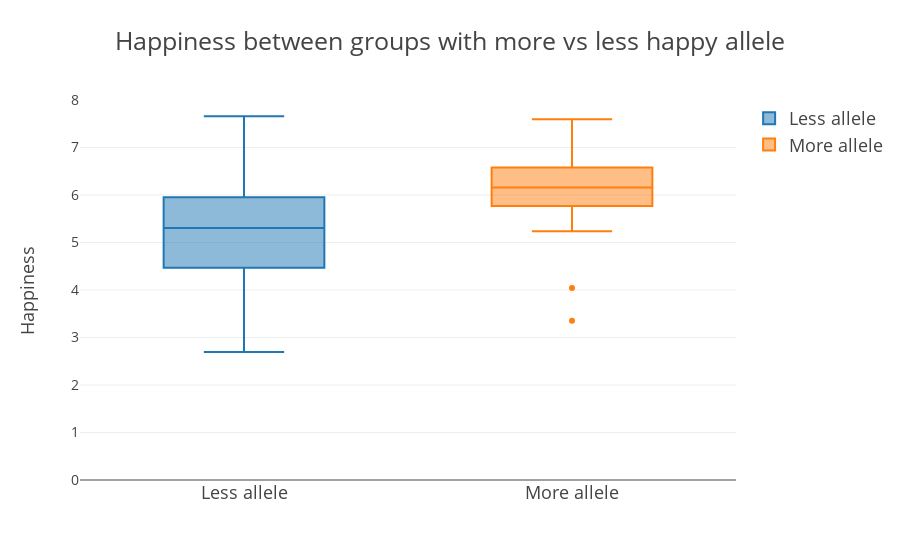

The notebook cell this image was saved under:
### Code cell
trace0 = go.Box(y=df_2016['happiness'][df_2016['happy_gene'] == 0].values, 
                name="Less allele")
trace1 = go.Box(y=df_2016['happiness'][df_2016['happy_gene'] == 1].values,
                name="More allele")
data = [trace0, trace1]
layout = go.Layout(title="Happiness between groups with more vs less happy allele",
                   font=dict(size=18),
                   yaxis=dict(range=[0, 8], title='Happiness', 
                              titlefont=dict(size=18), tickfont=dict(size=14)))
fig = go.Figure(data=data, layout=layout)
offline.iplot(fig)

### Figure 1 — Plotly figure (JSON) as saved in the notebook; plotly's stock layout.template omitted (floating-point values rounded to 4 significant figures)
{"data": [{"name": "Less allele", "type": "box", "uid": "49acf874-92b1-11e8-8e7e-60030899ee42", "y": [4.22, 4.511, 5.341, 4.325, 7.25, 7.048, 5.304, 6.17, 4.556, 5.178, 6.949, 4.007, 5.181, 3.499, 4.838, 4.206, 4.461, 4.816, 7.245, 2.693, 4.029, 5.325, 4.119, 4.522, 5.417, 5.795, 6.736, 4.557, 5.65, 4.298, 7.66, 6.475, 4.832, 4.448, 6.874, 4.514, 5.303, 3.603, 5.498, 5.449, 7.51, 4.179, 5.136, 4.653, 4.413, 7.041, 7.159, 5.955, 4.543, 5.955, 5.271, 5.534, 4.396, 5.759, 5.947, 4.857, 5.94, 5.271, 3.808, 3.355, 5.434, 5.866, 6.967, 5.346, 3.663, 3.476, 4.016, 6.591, 4.472, 5.61, 5.578, 5.057, 5.304, 5.386, 4.623, 5.1, 7.541, 7.226, 4.235, 5.22, 5.827, 5.549, 4.907, 5.431, 6.162, 5.447, 5.969, 5.855, 3.333, 6.474, 4.595, 5.753, 4.733, 6.033, 5.993, 5.937, 4.668, 4.77, 5.971, 2.888, 6.319, 7.459, 6.513, 5.104, 2.903, 6.074, 3.879, 4.521, 5.326, 5.887, 4.233, 4.029, 6.831, 6.824, 6.804, 5.893, 5.062, 3.826, 4.348, 3.735]}, {"name": "More allele", "type": "box", "uid": "49acfbda-92b1-11e8-8a06-60030899ee42", "y": [6.427, 5.77, 6.375, 6.579, 6.234, 7.136, 7.558, 5.239, 6.115, 6.14, 6.359, 3.352, 5.648, 6.824, 6.013, 7.596, 6.118, 5.801, 5.701, 7.369, 6.171, 4.041]}], "layout": {"font": {"size": 18}, "title": "Happiness between groups with more vs less happy allele", "yaxis": {"range": [0, 8], "tickfont": {"size": 14}, "title": "Happiness", "titlefont": {"size": 18}}}}
